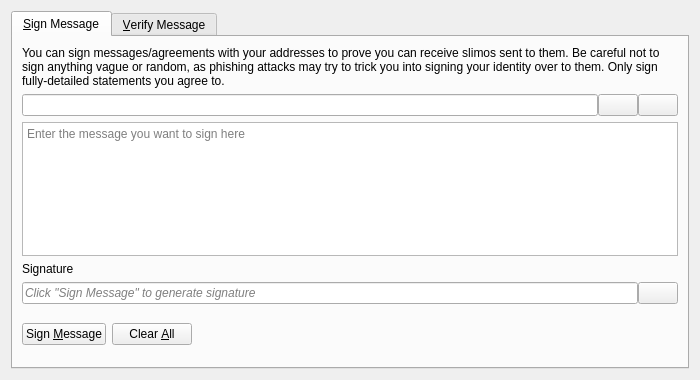
<?xml version="1.0" encoding="UTF-8"?>
<ui version="4.0">
 <class>SignVerifyMessageDialog</class>
 <widget class="QDialog" name="SignVerifyMessageDialog">
  <property name="geometry">
   <rect>
    <x>0</x>
    <y>0</y>
    <width>700</width>
    <height>380</height>
   </rect>
  </property>
  <property name="windowTitle">
   <string>Signatures - Sign / Verify a Message</string>
  </property>
  <property name="modal">
   <bool>true</bool>
  </property>
  <layout class="QVBoxLayout" name="verticalLayout">
   <item>
    <widget class="QTabWidget" name="tabWidget">
     <property name="currentIndex">
      <number>0</number>
     </property>
     <widget class="QWidget" name="tabSignMessage">
      <attribute name="title">
       <string>&amp;Sign Message</string>
      </attribute>
      <layout class="QVBoxLayout" name="verticalLayout_SM">
       <item>
        <widget class="QLabel" name="infoLabel_SM">
         <property name="text">
          <string>You can sign messages/agreements with your addresses to prove you can receive slimos sent to them. Be careful not to sign anything vague or random, as phishing attacks may try to trick you into signing your identity over to them. Only sign fully-detailed statements you agree to.</string>
         </property>
         <property name="textFormat">
          <enum>Qt::PlainText</enum>
         </property>
         <property name="wordWrap">
          <bool>true</bool>
         </property>
        </widget>
       </item>
       <item>
        <layout class="QHBoxLayout" name="horizontalLayout_1_SM">
         <property name="spacing">
          <number>0</number>
         </property>
         <item>
          <widget class="QValidatedLineEdit" name="addressIn_SM">
           <property name="toolTip">
            <string>The Slimo address to sign the message with</string>
           </property>
          </widget>
         </item>
         <item>
          <widget class="QPushButton" name="addressBookButton_SM">
           <property name="toolTip">
            <string>Choose previously used address</string>
           </property>
           <property name="text">
            <string/>
           </property>
           <property name="icon">
            <iconset resource="../bitcoin.qrc">
             <normaloff>:/icons/address-book</normaloff>:/icons/address-book</iconset>
           </property>
           <property name="shortcut">
            <string>Alt+A</string>
           </property>
           <property name="autoDefault">
            <bool>false</bool>
           </property>
          </widget>
         </item>
         <item>
          <widget class="QPushButton" name="pasteButton_SM">
           <property name="toolTip">
            <string>Paste address from clipboard</string>
           </property>
           <property name="text">
            <string/>
           </property>
           <property name="icon">
            <iconset resource="../bitcoin.qrc">
             <normaloff>:/icons/editpaste</normaloff>:/icons/editpaste</iconset>
           </property>
           <property name="shortcut">
            <string>Alt+P</string>
           </property>
           <property name="autoDefault">
            <bool>false</bool>
           </property>
          </widget>
         </item>
        </layout>
       </item>
       <item>
        <widget class="QPlainTextEdit" name="messageIn_SM">
         <property name="toolTip">
          <string>Enter the message you want to sign here</string>
         </property>
         <property name="placeholderText">
          <string>Enter the message you want to sign here</string>
         </property>
        </widget>
       </item>
       <item>
        <widget class="QLabel" name="signatureLabel_SM">
         <property name="text">
          <string>Signature</string>
         </property>
         <property name="textFormat">
          <enum>Qt::PlainText</enum>
         </property>
        </widget>
       </item>
       <item>
        <layout class="QHBoxLayout" name="horizontalLayout_2_SM">
         <property name="spacing">
          <number>0</number>
         </property>
         <item>
          <widget class="QLineEdit" name="signatureOut_SM">
           <property name="placeholderText">
            <string>Click "Sign Message" to generate signature</string>
           </property>
           <property name="font">
            <font>
             <italic>true</italic>
            </font>
           </property>
           <property name="readOnly">
            <bool>true</bool>
           </property>
          </widget>
         </item>
         <item>
          <widget class="QPushButton" name="copySignatureButton_SM">
           <property name="toolTip">
            <string>Copy the current signature to the system clipboard</string>
           </property>
           <property name="text">
            <string/>
           </property>
           <property name="icon">
            <iconset resource="../bitcoin.qrc">
             <normaloff>:/icons/editcopy</normaloff>:/icons/editcopy</iconset>
           </property>
           <property name="autoDefault">
            <bool>false</bool>
           </property>
          </widget>
         </item>
        </layout>
       </item>
       <item>
        <layout class="QHBoxLayout" name="horizontalLayout_3_SM">
         <item>
          <widget class="QPushButton" name="signMessageButton_SM">
           <property name="toolTip">
            <string>Sign the message to prove you own this Slimo address</string>
           </property>
           <property name="text">
            <string>Sign &amp;Message</string>
           </property>
           <property name="icon">
            <iconset resource="../bitcoin.qrc">
             <normaloff>:/icons/edit</normaloff>:/icons/edit</iconset>
           </property>
           <property name="autoDefault">
            <bool>false</bool>
           </property>
          </widget>
         </item>
         <item>
          <widget class="QPushButton" name="clearButton_SM">
           <property name="toolTip">
            <string>Reset all sign message fields</string>
           </property>
           <property name="text">
            <string>Clear &amp;All</string>
           </property>
           <property name="icon">
            <iconset resource="../bitcoin.qrc">
             <normaloff>:/icons/remove</normaloff>:/icons/remove</iconset>
           </property>
           <property name="autoDefault">
            <bool>false</bool>
           </property>
          </widget>
         </item>
         <item>
          <spacer name="horizontalSpacer_1_SM">
           <property name="orientation">
            <enum>Qt::Horizontal</enum>
           </property>
           <property name="sizeHint" stdset="0">
            <size>
             <width>40</width>
             <height>48</height>
            </size>
           </property>
          </spacer>
         </item>
         <item>
          <widget class="QLabel" name="statusLabel_SM">
           <property name="font">
            <font>
             <weight>75</weight>
             <bold>true</bold>
            </font>
           </property>
           <property name="text">
            <string/>
           </property>
           <property name="wordWrap">
            <bool>true</bool>
           </property>
          </widget>
         </item>
         <item>
          <spacer name="horizontalSpacer_2_SM">
           <property name="orientation">
            <enum>Qt::Horizontal</enum>
           </property>
           <property name="sizeHint" stdset="0">
            <size>
             <width>40</width>
             <height>48</height>
            </size>
           </property>
          </spacer>
         </item>
        </layout>
       </item>
      </layout>
     </widget>
     <widget class="QWidget" name="tabVerifyMessage">
      <attribute name="title">
       <string>&amp;Verify Message</string>
      </attribute>
      <layout class="QVBoxLayout" name="verticalLayout_VM">
       <item>
        <widget class="QLabel" name="infoLabel_VM">
         <property name="text">
          <string>Enter the receiver's address, message (ensure you copy line breaks, spaces, tabs, etc. exactly) and signature below to verify the message. Be careful not to read more into the signature than what is in the signed message itself, to avoid being tricked by a man-in-the-middle attack. Note that this only proves the signing party receives with the address, it cannot prove sendership of any transaction!</string>
         </property>
         <property name="textFormat">
          <enum>Qt::PlainText</enum>
         </property>
         <property name="alignment">
          <set>Qt::AlignLeading|Qt::AlignLeft|Qt::AlignTop</set>
         </property>
         <property name="wordWrap">
          <bool>true</bool>
         </property>
        </widget>
       </item>
       <item>
        <layout class="QHBoxLayout" name="horizontalLayout_1_VM">
         <property name="spacing">
          <number>0</number>
         </property>
         <item>
          <widget class="QValidatedLineEdit" name="addressIn_VM">
           <property name="toolTip">
            <string>The Slimo address the message was signed with</string>
           </property>
          </widget>
         </item>
         <item>
          <widget class="QPushButton" name="addressBookButton_VM">
           <property name="toolTip">
            <string>Choose previously used address</string>
           </property>
           <property name="text">
            <string/>
           </property>
           <property name="icon">
            <iconset resource="../bitcoin.qrc">
             <normaloff>:/icons/address-book</normaloff>:/icons/address-book</iconset>
           </property>
           <property name="shortcut">
            <string>Alt+A</string>
           </property>
           <property name="autoDefault">
            <bool>false</bool>
           </property>
          </widget>
         </item>
        </layout>
       </item>
       <item>
        <widget class="QPlainTextEdit" name="messageIn_VM">
          <property name="toolTip">
            <string>The signed message to verify</string>
          </property>
          <property name="placeholderText">
            <string>The signed message to verify</string>
          </property>
        </widget>
       </item>
       <item>
        <widget class="QValidatedLineEdit" name="signatureIn_VM">
          <property name="toolTip">
            <string>The signature given when the message was signed</string>
          </property>
          <property name="placeholderText">
            <string>The signature given when the message was signed</string>
          </property>
        </widget>
       </item>
       <item>
        <layout class="QHBoxLayout" name="horizontalLayout_2_VM">
         <item>
          <widget class="QPushButton" name="verifyMessageButton_VM">
           <property name="toolTip">
            <string>Verify the message to ensure it was signed with the specified Slimo address</string>
           </property>
           <property name="text">
            <string>Verify &amp;Message</string>
           </property>
           <property name="icon">
            <iconset resource="../bitcoin.qrc">
             <normaloff>:/icons/transaction_0</normaloff>:/icons/transaction_0</iconset>
           </property>
           <property name="autoDefault">
            <bool>false</bool>
           </property>
          </widget>
         </item>
         <item>
          <widget class="QPushButton" name="clearButton_VM">
           <property name="toolTip">
            <string>Reset all verify message fields</string>
           </property>
           <property name="text">
            <string>Clear &amp;All</string>
           </property>
           <property name="icon">
            <iconset resource="../bitcoin.qrc">
             <normaloff>:/icons/remove</normaloff>:/icons/remove</iconset>
           </property>
           <property name="autoDefault">
            <bool>false</bool>
           </property>
          </widget>
         </item>
         <item>
          <spacer name="horizontalSpacer_1_VM">
           <property name="orientation">
            <enum>Qt::Horizontal</enum>
           </property>
           <property name="sizeHint" stdset="0">
            <size>
             <width>40</width>
             <height>48</height>
            </size>
           </property>
          </spacer>
         </item>
         <item>
          <widget class="QLabel" name="statusLabel_VM">
           <property name="font">
            <font>
             <weight>75</weight>
             <bold>true</bold>
            </font>
           </property>
           <property name="text">
            <string/>
           </property>
           <property name="wordWrap">
            <bool>true</bool>
           </property>
          </widget>
         </item>
         <item>
          <spacer name="horizontalSpacer_2_VM">
           <property name="orientation">
            <enum>Qt::Horizontal</enum>
           </property>
           <property name="sizeHint" stdset="0">
            <size>
             <width>40</width>
             <height>48</height>
            </size>
           </property>
          </spacer>
         </item>
        </layout>
       </item>
      </layout>
     </widget>
    </widget>
   </item>
  </layout>
 </widget>
 <customwidgets>
  <customwidget>
   <class>QValidatedLineEdit</class>
   <extends>QLineEdit</extends>
   <header>qt/qvalidatedlineedit.h</header>
  </customwidget>
 </customwidgets>
 <resources>
  <include location="../bitcoin.qrc"/>
 </resources>
 <connections/>
</ui>
